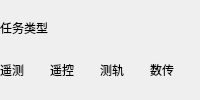
        <widget class="QWidget" name="widget_1" native="true">
         <property name="sizePolicy">
          <sizepolicy hsizetype="Preferred" vsizetype="Fixed">
           <horstretch>0</horstretch>
           <verstretch>0</verstretch>
          </sizepolicy>
         </property>
         <property name="minimumSize">
          <size>
           <width>0</width>
           <height>60</height>
          </size>
         </property>
         <layout class="QVBoxLayout" name="verticalLayout_2">
          <property name="spacing">
           <number>0</number>
          </property>
          <property name="leftMargin">
           <number>0</number>
          </property>
          <property name="topMargin">
           <number>0</number>
          </property>
          <property name="rightMargin">
           <number>0</number>
          </property>
          <property name="bottomMargin">
           <number>0</number>
          </property>
          <item>
           <widget class="QLabel" name="label_26">
            <property name="minimumSize">
             <size>
              <width>0</width>
              <height>28</height>
             </size>
            </property>
            <property name="maximumSize">
             <size>
              <width>16777215</width>
              <height>28</height>
             </size>
            </property>
            <property name="text">
             <string>任务类型</string>
            </property>
           </widget>
          </item>
          <item>
           <layout class="QHBoxLayout" name="horizontalLayout_8">
            <item>
             <widget class="QLabel" name="label_27">
              <property name="minimumSize">
               <size>
                <width>0</width>
                <height>28</height>
               </size>
              </property>
              <property name="maximumSize">
               <size>
                <width>16777215</width>
                <height>28</height>
               </size>
              </property>
              <property name="text">
               <string>遥测</string>
              </property>
             </widget>
            </item>
            <item>
             <widget class="QLabel" name="label_28">
              <property name="minimumSize">
               <size>
                <width>0</width>
                <height>28</height>
               </size>
              </property>
              <property name="maximumSize">
               <size>
                <width>16777215</width>
                <height>28</height>
               </size>
              </property>
              <property name="text">
               <string>遥控</string>
              </property>
             </widget>
            </item>
            <item>
             <widget class="QLabel" name="label_30">
              <property name="minimumSize">
               <size>
                <width>0</width>
                <height>28</height>
               </size>
              </property>
              <property name="maximumSize">
               <size>
                <width>16777215</width>
                <height>28</height>
               </size>
              </property>
              <property name="text">
               <string>测轨</string>
              </property>
             </widget>
            </item>
            <item>
             <widget class="QLabel" name="label_29">
              <property name="minimumSize">
               <size>
                <width>0</width>
                <height>28</height>
               </size>
              </property>
              <property name="maximumSize">
               <size>
                <width>16777215</width>
                <height>28</height>
               </size>
              </property>
              <property name="text">
               <string>数传</string>
              </property>
             </widget>
            </item>
           </layout>
          </item>
         </layout>
        </widget>
